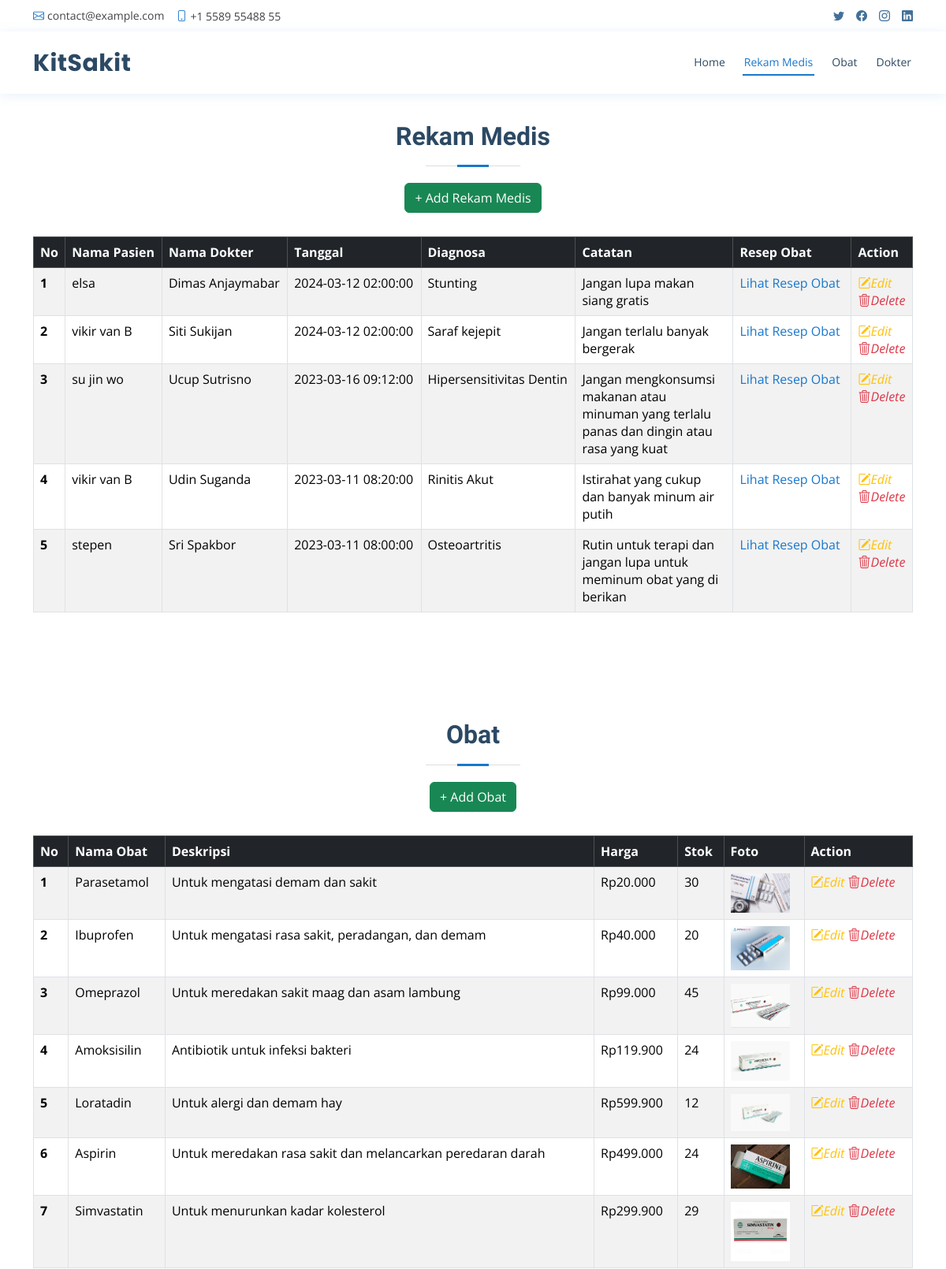
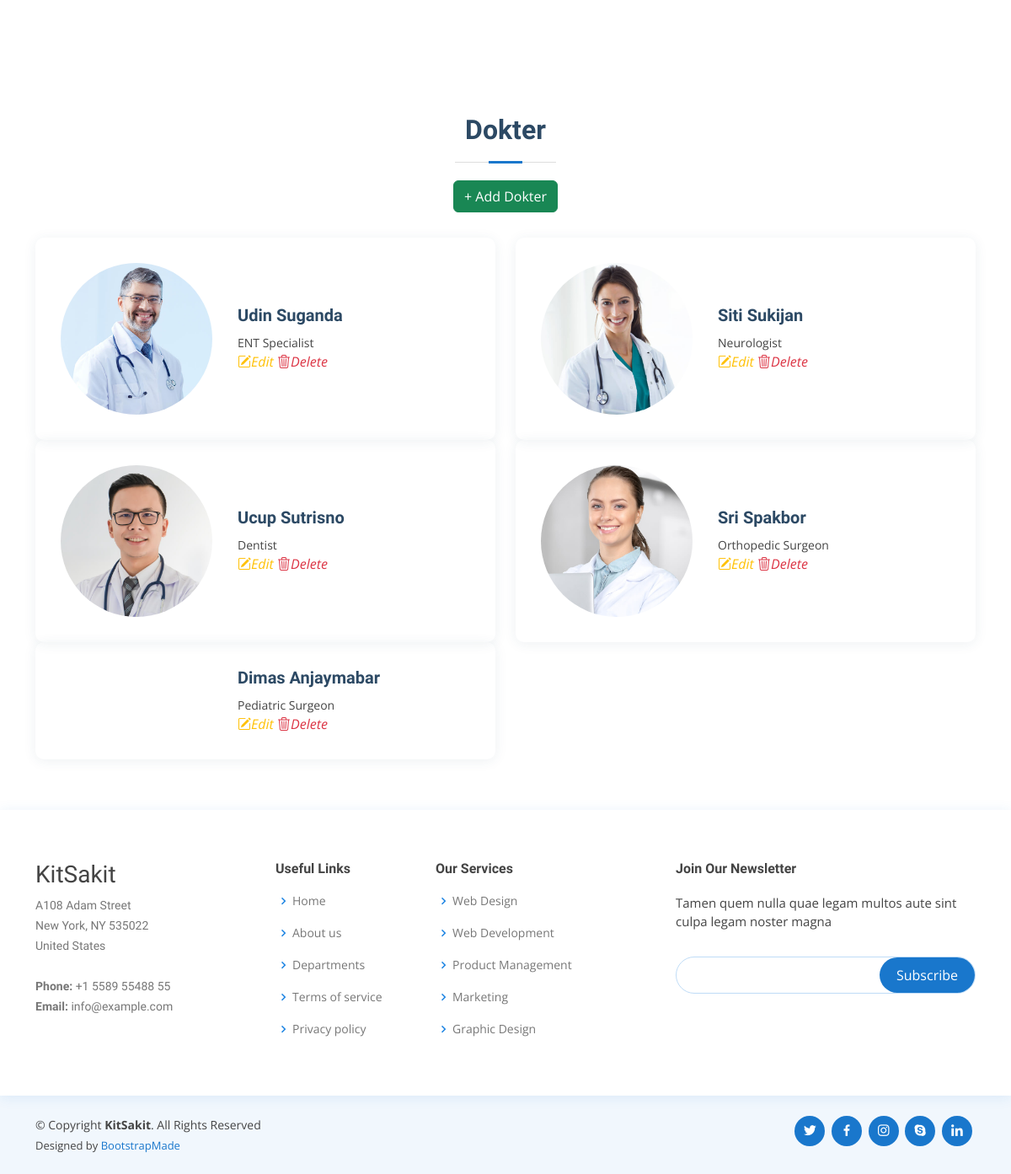
The app's page /admin.php with its own data (2 pictures, top to bottom).
### tables this page shows
CREATE TABLE `rekam_medis`  (
  `id_rekam_medis` int NOT NULL AUTO_INCREMENT,
  `tanggal` datetime NOT NULL,
  `diagnosa` varchar(225) NOT NULL,
  `catatan` varchar(225) NOT NULL,
  `id_dokter` int NOT NULL,
  `id_pasien` int NOT NULL,
  PRIMARY KEY (`id_rekam_medis`) USING BTREE,
  INDEX `id_dokter`(`id_dokter` ASC) USING BTREE,
  INDEX `id_pasien`(`id_pasien` ASC) USING BTREE,
  CONSTRAINT `rekam_medis_ibfk_1` FOREIGN KEY (`id_dokter`) REFERENCES `dokter` (`id_dokter`) ON DELETE RESTRICT ON UPDATE RESTRICT,
  CONSTRAINT `rekam_medis_ibfk_2` FOREIGN KEY (`id_pasien`) REFERENCES `pasien` (`id_pasien`) ON DELETE RESTRICT ON UPDATE RESTRICT
);

CREATE TABLE `pasien`  (
  `id_pasien` int NOT NULL AUTO_INCREMENT,
  `nama_pasien` varchar(225) NOT NULL,
  `alamat_pasien` varchar(225) NOT NULL,
  `tanggal_lahir_pasien` date NOT NULL,
  `jenis_kelamin_pasien` char(1) NOT NULL,
  `kontak_pasien` varchar(20) NOT NULL,
  PRIMARY KEY (`id_pasien`) USING BTREE
);

CREATE TABLE `dokter`  (
  `id_dokter` int NOT NULL AUTO_INCREMENT,
  `nama_dokter` varchar(225) NOT NULL,
  `jenis_kelamin_dokter` char(1) NOT NULL,
  `alamat_dokter` varchar(225) NOT NULL,
  `telefon_dokter` varchar(20) NOT NULL,
  `foto` varchar(255) NOT NULL,
  `id_departmen` int NOT NULL,
  PRIMARY KEY (`id_dokter`) USING BTREE,
  INDEX `id_departmen`(`id_departmen` ASC) USING BTREE,
  CONSTRAINT `dokter_ibfk_1` FOREIGN KEY (`id_departmen`) REFERENCES `departmen` (`id_departmen`) ON DELETE RESTRICT ON UPDATE RESTRICT
);

CREATE TABLE `obat`  (
  `id_obat` int NOT NULL AUTO_INCREMENT,
  `nama_obat` varchar(225) NOT NULL,
  `deskripsi` varchar(225) NOT NULL,
  `harga` decimal(10, 2) NULL DEFAULT NULL,
  `stok` int NOT NULL,
  `foto_obat` varchar(255) NOT NULL,
  PRIMARY KEY (`id_obat`) USING BTREE
);

CREATE TABLE `departmen`  (
  `id_departmen` int NOT NULL AUTO_INCREMENT,
  `nama_departmen` varchar(225) NOT NULL,
  `spesialisasi` varchar(255) NOT NULL,
  `lokasi` varchar(225) NOT NULL,
  PRIMARY KEY (`id_departmen`) USING BTREE
);

### function.php (called while the page is built, shortened)
<?php
    include('config.php');
    function readDokter(){
        global $conn;
        $query = "SELECT dokter.*, departmen.spesialisasi
        FROM dokter
        INNER JOIN departmen
        ON dokter.id_departmen = departmen.id_departmen";
        $result = mysqli_query($conn, $query);
        return $result;
    }
    function readRekamMedis(){
        global $conn;
        $query = "SELECT rekam_medis.*, dokter.nama_dokter, pasien.nama_pasien FROM rekam_medis INNER JOIN dokter ON rekam_medis.id_dokter = dokter.id_dokter INNER JOIN pasien ON rekam_medis.id_pasien = pasien.id_pasien ORDER BY tanggal DESC";
        $result = mysqli_query($conn, $query);
        return $result;
    }
    function readObat(){
        global $conn;
        $query = "SELECT * FROM obat";
        $result = mysqli_query($conn, $query);
        return $result;
    }
?>

### admin.php (the view, shortened to what this page needs)
<?php
  include('function.php');
  $listDokter = readDokter();
  $listRekamMedis = readRekamMedis();
  $listObat = readObat();
?>
<!DOCTYPE html>
<html lang="en">
<head>
  <link href="assets/vendor/fontawesome-free/css/all.min.css" rel="stylesheet">
  <link href="assets/vendor/animate.css/animate.min.css" rel="stylesheet">
  <link href="assets/vendor/bootstrap/css/bootstrap.min.css" rel="stylesheet">
  <link href="assets/vendor/bootstrap-icons/bootstrap-icons.css" rel="stylesheet">
  <link href="assets/vendor/boxicons/css/boxicons.min.css" rel="stylesheet">
  <link href="assets/vendor/glightbox/css/glightbox.min.css" rel="stylesheet">
  <link href="assets/vendor/remixicon/remixicon.css" rel="stylesheet">
  <link href="assets/vendor/swiper/swiper-bundle.min.css" rel="stylesheet">
  <link href="assets/css/style.css" rel="stylesheet">
</head>
<body>
  <div id="topbar" class="d-flex align-items-center fixed-top">
    <div class="container d-flex justify-content-between">
      <div class="contact-info d-flex align-items-center">
        <i class="bi bi-envelope"></i> <a href="mailto:contact@example.com">contact@example.com</a>
        <i class="bi bi-phone"></i> +1 5589 55488 55
      </div>
      <div class="d-none d-lg-flex social-links align-items-center">
        <a href="#" class="twitter"><i class="bi bi-twitter"></i></a>
        <a href="#" class="facebook"><i class="bi bi-facebook"></i></a>
        <a href="#" class="instagram"><i class="bi bi-instagram"></i></a>
        <a href="#" class="linkedin"><i class="bi bi-linkedin"></i></i></a>
      </div>
    </div>
  </div>
  <header id="header" class="fixed-top">
    <div class="container d-flex align-items-center">
      <h1 class="logo me-auto"><a href="index.php">KitSakit</a></h1>
      <nav id="navbar" class="navbar order-last order-lg-0">
        <ul>
          <li><a class="nav-link scrollto" href="index.php">Home</a></li>
          <li><a class="nav-link scrollto" href="#rekam_medis">Rekam Medis</a></li>
          <li><a class="nav-link scrollto" href="#obat">Obat</a></li>
          <li><a class="nav-link scrollto" href="#doctors">Dokter</a></li>
        </ul>
      </nav>
    </div>
  </header>
  <main id="main" style="padding-top: 70px;">
    <section id="rekam_medis" class="services">
      <div class="container">
        <div class="section-title">
          <h2>Rekam Medis</h2>
          <a href="addRekamMedis.php" class="btn btn-success">+ Add Rekam Medis</a>
        </div>
        <table class="table table-bordered table-striped table-hover">
            <thead class="table-dark">
                <tr>
                    <th scope="col">No</th>
                    <th scope="col">Nama Pasien</th>
                    <th scope="col">Nama Dokter</th>
                    <th scope="col">Tanggal</th>
                    <th scope="col">Diagnosa</th>
                    <th scope="col" width="200px">Catatan</th>
                    <th scope="col" width="150px">Resep Obat</th>
                    <th scope="col">Action</th>
                </tr>
            </thead>
            <tbody>
            <?php
                $no = 1;
                foreach($listRekamMedis as $rekamMedis){
            ?>
                <tr>
                    <th scope="row"><?= $no ?></td>
                    <td><?= $rekamMedis['nama_pasien'] ?></td>
                    <td><?= $rekamMedis['nama_dokter'] ?></td>
                    <td><?= $rekamMedis['tanggal'] ?></td>
                    <td><?= $rekamMedis['diagnosa'] ?></td>
                    <td><?= $rekamMedis['catatan'] ?></td>
                    <td><a href="resep_obat.php?id=<?= $rekamMedis['id_rekam_medis'] ?>">Lihat Resep Obat</a></td>
                    <td>
                        <a href="editRekamMedis.php?id_rekam_medis=<?=$rekamMedis['id_rekam_medis']?>" class="link-warning"><i class="bi bi-pencil-square">Edit</i></a>
                        <br>
                        <a href="delete.php?id=<?=$rekamMedis['id_rekam_medis']?>&type=3" onclick="return confirm('Yakin Hapus?')" class="link-danger"><i class="bi bi-trash3">Delete</i></a>
                    </td>
                </tr>
            <?php
                $no = $no + 1;
            }
            ?>
            </tbody>
        </table>
      </div>
    </section>
    <section id="obat" class="services">
      <div class="container">
        <div class="section-title">
          <h2>Obat</h2>
          <a href="addObat.php" class="btn btn-success">+ Add Obat</a>
        </div>
        <table class="table table-bordered table-striped table-hover">
            <thead class="table-dark">
                <tr>
                    <th scope="col">No</th>
                    <th scope="col">Nama Obat</th>
                    <th scope="col">Deskripsi</th>
                    <th scope="col">Harga</th>
                    <th scope="col">Stok</th>
                    <th scope="col">Foto</th>
                    <th scope="col">Action</th>
                </tr>
            </thead>
            <tbody>
            <?php
                $no = 1;
                foreach($listObat as $obat){
            ?>
                <tr>
                    <th scope="row"><?= $no ?></td>
                    <td><?= $obat['nama_obat'] ?></td>
                    <td><?= $obat['deskripsi'] ?></td>
                    <td>Rp<?=number_format($obat['harga'],0,"",".")?></td>
                    <td><?= $obat['stok'] ?></td>
                    <td>
                        <div class="gallery-item">
                            <a href="assets/img/obat/<?= $obat['foto_obat'] ?>" class="galelry-lightbox">
                                <img src="assets/img/obat/<?= $obat['foto_obat'] ?>" alt="Obat" width="75px">
                            </a>
                        </div>
                    </td>
                    <td>
                        <a href="editObat.php?id_obat=<?=$obat['id_obat']?>" class="link-warning"><i class="bi bi-pencil-square">Edit</i></a>
                        <a href="delete.php?id=<?=$obat['id_obat']?>&type=2" onclick="return confirm('Yakin Hapus?')" class="link-danger"><i class="bi bi-trash3">Delete</i></a>
                    </td>
                </tr>
            <?php
                $no = $no + 1;
            }
            ?>
            </tbody>
        </table>
      </div>
    </section>
    <section id="doctors" class="doctors section-bg">
      <div class="container">
        <div class="section-title">
          <h2>Dokter</h2>
          <a href="addDokter.php" class="btn btn-success">+ Add Dokter</a>
        </div>
        <div class="row">
          <?php
            foreach($listDokter as $dokter){
          ?>
          <div class="col-lg-6">
            <div class="member d-flex align-items-center">
              <div class="pic"><img src="assets/img/doctors/<?= $dokter['foto'] ?>" class="img-fluid" alt=""></div>
              <div class="member-info">
                <h4><?= $dokter['nama_dokter'] ?></h4>
                <p><?= $dokter['spesialisasi'] ?></p>
                <a href="editDokter.php?id_dokter=<?=$dokter['id_dokter']?>" class="link-warning"><i class="bi bi-pencil-square">Edit</i></a>
                <a href="delete.php?id=<?=$dokter['id_dokter']?>&type=1" onclick="return confirm('Yakin Hapus?')" class="link-danger"><i class="bi bi-trash3">Delete</i></a>
              </div>
            </div>
          </div>
          <?php
            }
          ?>
        </div>
      </div>
    </section>
  </main>
  <footer id="footer">
    <div class="footer-top">
      <div class="container">
        <div class="row">
          <div class="col-lg-3 col-md-6 footer-contact">
            <h3>KitSakit</h3>
            <p>
              A108 Adam Street <br>
              New York, NY 535022<br>
              United States <br><br>
              <strong>Phone:</strong> +1 5589 55488 55<br>
              <strong>Email:</strong> info@example.com<br>
            </p>
          </div>
          <div class="col-lg-2 col-md-6 footer-links">
            <h4>Useful Links</h4>
            <ul>
              <li><i class="bx bx-chevron-right"></i> <a href="#">Home</a></li>
              <li><i class="bx bx-chevron-right"></i> <a href="#">About us</a></li>
              <li><i class="bx bx-chevron-right"></i> <a href="#">Departments</a></li>
              <li><i class="bx bx-chevron-right"></i> <a href="#">Terms of service</a></li>
              <li><i class="bx bx-chevron-right"></i> <a href="#">Privacy policy</a></li>
            </ul>
          </div>
          <div class="col-lg-3 col-md-6 footer-links">
            <h4>Our Services</h4>
            <ul>
              <li><i class="bx bx-chevron-right"></i> <a href="#">Web Design</a></li>
              <li><i class="bx bx-chevron-right"></i> <a href="#">Web Development</a></li>
              <li><i class="bx bx-chevron-right"></i> <a href="#">Product Management</a></li>
              <li><i class="bx bx-chevron-right"></i> <a href="#">Marketing</a></li>
              <li><i class="bx bx-chevron-right"></i> <a href="#">Graphic Design</a></li>
            </ul>
          </div>
          <div class="col-lg-4 col-md-6 footer-newsletter">
            <h4>Join Our Newsletter</h4>
            <p>Tamen quem nulla quae legam multos aute sint culpa legam noster magna</p>
            <form action="" method="post">
              <input type="email" name="email"><input type="submit" value="Subscribe">
            </form>
          </div>
        </div>
      </div>
    </div>
    <div class="container d-md-flex py-4">
      <div class="me-md-auto text-center text-md-start">
        <div class="copyright">
          &copy; Copyright <strong><span>KitSakit</span></strong>. All Rights Reserved
        </div>
        <div class="credits">
          Designed by <a href="https://bootstrapmade.com/">BootstrapMade</a>
        </div>
      </div>
      <div class="social-links text-center text-md-right pt-3 pt-md-0">
        <a href="#" class="twitter"><i class="bx bxl-twitter"></i></a>
        <a href="#" class="facebook"><i class="bx bxl-facebook"></i></a>
        <a href="#" class="instagram"><i class="bx bxl-instagram"></i></a>
        <a href="#" class="google-plus"><i class="bx bxl-skype"></i></a>
        <a href="#" class="linkedin"><i class="bx bxl-linkedin"></i></a>
      </div>
    </div>
  </footer>
</body>
</html>

### records on screen
rekam_medis: id_pasien.nama_pasien "elsa", id_dokter.nama_dokter "Dimas Anjaymabar", tanggal "2024-03-12 02:00:00", diagnosa "Stunting", catatan "Jangan lupa makan siang gratis"
rekam_medis: id_pasien.nama_pasien "vikir van B", id_dokter.nama_dokter "Siti Sukijan", tanggal "2024-03-12 02:00:00", diagnosa "Saraf kejepit", catatan "Jangan terlalu banyak bergerak"
rekam_medis: id_pasien.nama_pasien "su jin wo", id_dokter.nama_dokter "Ucup Sutrisno", tanggal "2023-03-16 09:12:00", diagnosa "Hipersensitivitas Dentin", catatan "Jangan mengkonsumsi makanan atau minuman yang terlalu panas dan dingin atau rasa yang kuat"
rekam_medis: id_pasien.nama_pasien "vikir van B", id_dokter.nama_dokter "Udin Suganda", tanggal "2023-03-11 08:20:00", diagnosa "Rinitis Akut", catatan "Istirahat yang cukup dan banyak minum air putih"
rekam_medis: id_pasien.nama_pasien "stepen", id_dokter.nama_dokter "Sri Spakbor", tanggal "2023-03-11 08:00:00", diagnosa "Osteoartritis", catatan "Rutin untuk terapi dan jangan lupa untuk meminum obat yang di berikan"
obat: nama_obat "Parasetamol", deskripsi "Untuk mengatasi demam dan sakit", harga "20.000", stok "30", foto_obat (picture)
obat: nama_obat "Ibuprofen", deskripsi "Untuk mengatasi rasa sakit, peradangan, dan demam", harga "40.000", stok "20", foto_obat (picture)
obat: nama_obat "Omeprazol", deskripsi "Untuk meredakan sakit maag dan asam lambung", harga "99.000", stok "45", foto_obat (picture)
obat: nama_obat "Amoksisilin", deskripsi "Antibiotik untuk infeksi bakteri", harga "119.900", stok "24", foto_obat (picture)
obat: nama_obat "Loratadin", deskripsi "Untuk alergi dan demam hay", harga "599.900", stok "12", foto_obat (picture)
obat: nama_obat "Aspirin", deskripsi "Untuk meredakan rasa sakit dan melancarkan peredaran darah", harga "499.000", stok "24", foto_obat (picture)
obat: nama_obat "Simvastatin", deskripsi "Untuk menurunkan kadar kolesterol", harga "299.900", stok "29", foto_obat (picture)
dokter: foto (picture), nama_dokter "Udin Suganda", id_departmen.spesialisasi "ENT Specialist"
dokter: foto (picture), nama_dokter "Siti Sukijan", id_departmen.spesialisasi "Neurologist"
dokter: foto (picture), nama_dokter "Ucup Sutrisno", id_departmen.spesialisasi "Dentist"
dokter: foto (picture), nama_dokter "Sri Spakbor", id_departmen.spesialisasi "Orthopedic Surgeon"
dokter: nama_dokter "Dimas Anjaymabar", id_departmen.spesialisasi "Pediatric Surgeon"
